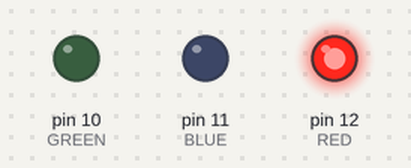
This sketch was run on a simulated Arduino Uno, built with avr-gcc and run on an emulated ATmega328P. Parts: output pins drawn as LEDs (lit = HIGH).

Above: at 0.5 s.
At 2.5 s:
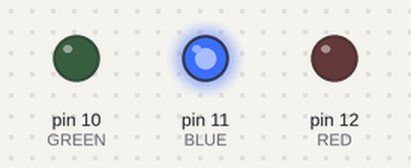
At 4.5 s:
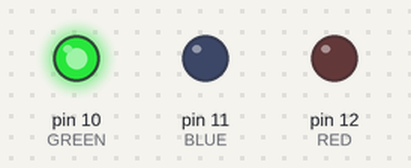
At 5.5 s:
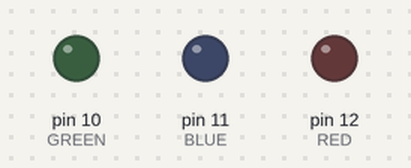
Timing chart, 0 to 7.8 s (numbered marks = the images above):
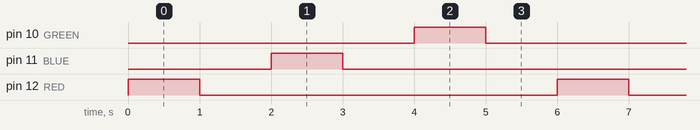

The sketch:

sketch_jul13c.ino
```cpp
int RED = 12;
int BLUE = 11;
int GREEN = 10;

void setup() {
  pinMode(RED, OUTPUT);
  pinMode(BLUE, OUTPUT);
  pinMode(GREEN, OUTPUT);
}

void loop() {
  digitalWrite(RED,HIGH);
  delay(1000);
  digitalWrite(RED,LOW);
  delay(1000);

  digitalWrite(BLUE,HIGH);
  delay(1000);
  digitalWrite(BLUE,LOW);
  delay(1000);

  digitalWrite(GREEN,HIGH);
  delay(1000);
  digitalWrite(GREEN,LOW);
  delay(1000);

}
```

Measured:
- by itself, pin 10 (GREEN), pin 11 (BLUE), pin 12 (RED): alternates HIGH for 1.0 s and LOW for 5.0 s
- by itself, everything shown: repeats every 6.0 s, in 6 steps
